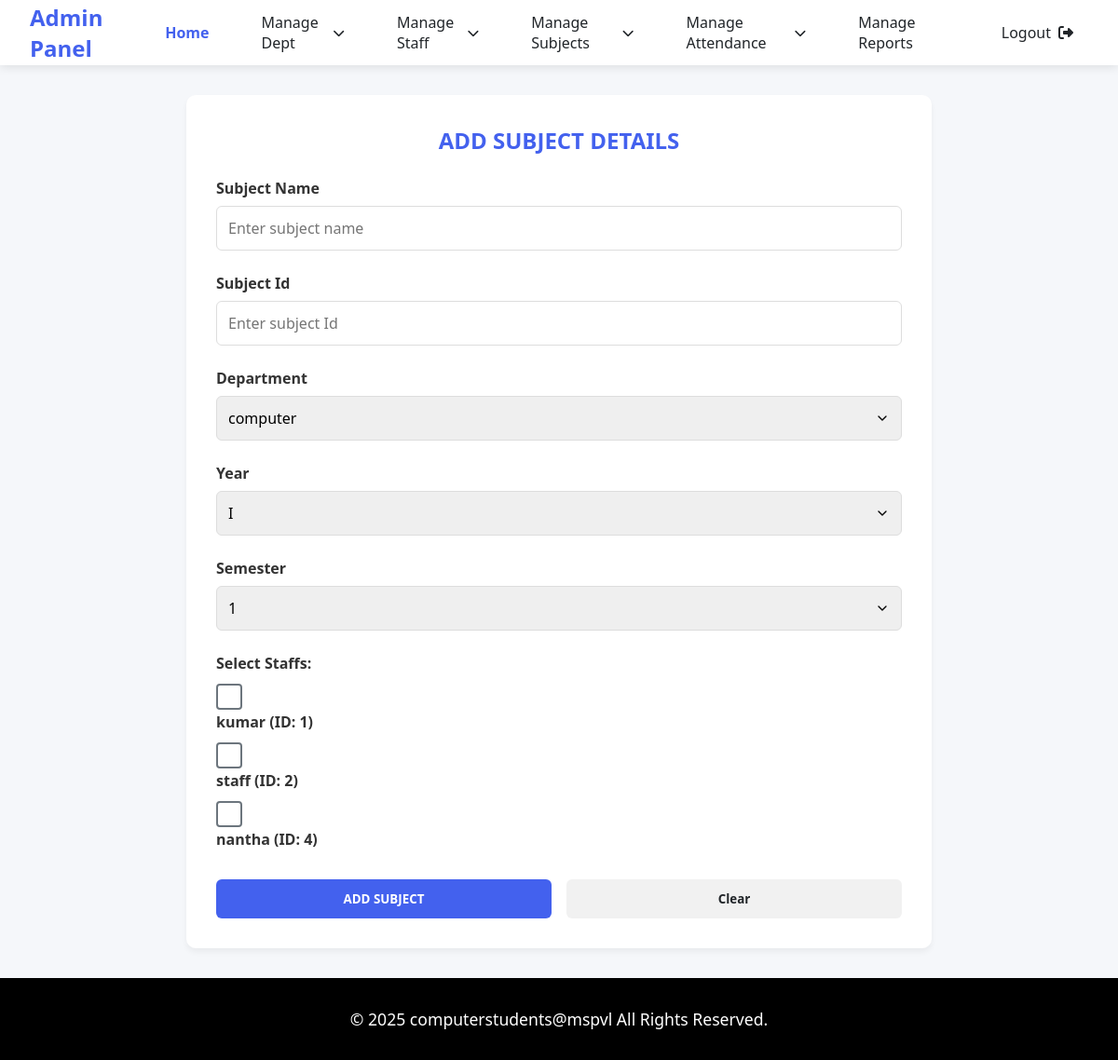
/insert_sub, run on the app's committed database.
### tables this page shows
CREATE TABLE "users_tb" (
	"userid"	INTEGER NOT NULL UNIQUE,
	"username"	TEXT NOT NULL,
	"dept"	TEXT NOT NULL,
	"pass"	TEXT NOT NULL,
	PRIMARY KEY("userid")
);

### app.py (the view)
@app.route("/insert_sub", methods=["POST","GET"])
def insert_sub():
    con = sqlite3.connect("spm_db.db")
    cur = con.cursor()
    if request.method == "POST":
        subjectid = request.form.get('subid')
        subjectname = request.form.get('subname')
        dept = request.form.get('dept')
        year = request.form.get('year')
        semester = request.form.get('sem')
        selected_staffsid = request.form.getlist('staffsid')
        if not subjectid or not subjectname or not dept or not year or not semester or not selected_staffsid :
            flash("All subject values are required", "danger")
            return redirect(url_for('insert_sub'))
        try:
            cur.execute("""
                INSERT INTO subjects_tb (subjectid, subjectname, dept, year, sem, staffsid)
                VALUES (?, ?, ?, ?, ?, ?)
            """, (subjectid, subjectname, dept, year, semester, ",".join(selected_staffsid)))
            con.commit()
            flash("Subject Added Successfully..!!", "success")
        except sqlite3.IntegrityError:
            flash("Subject Name or Id already exists!", "danger")
        except Exception as e:
            flash(f"Error in Insertion: {str(e)}", "danger")
        finally:
            con.close()
            return redirect(url_for('insert_sub'))
    else:
        cur.execute('SELECT deptname FROM dept_tb')
        departments = [row[0] for row in cur.fetchall()]
        cur.execute('SELECT userid, username FROM users_tb')
        staff_list = cur.fetchall()
        con.close()
        return render_template("admin/subject_entry_form.html", departments=departments,staff_list=staff_list)

### templates/admin/subject_entry_form.html (shortened to what this page needs)
<!DOCTYPE html>
<html lang="en">
<head>
    <link rel="stylesheet" href="https://cdnjs.cloudflare.com/ajax/libs/font-awesome/6.4.0/css/all.min.css">
    <link rel="stylesheet" href="static/css/style.css">
</head>
<body>
    <nav class="navbar">
        <a href="#" class="navbar-brand">Admin Panel</a>
        <div class="nav-menu">
            <a href="{{url_for('admin_dashboard')}}" class="nav-item active">Home</a>
            <div class="dropdown">
                <a href="#" class="nav-item dropdown-toggle">Manage Dept</a>
            </div>
            <div class="dropdown">
                <a href="#" class="nav-item dropdown-toggle">Manage Staff</a>
            </div>
            <div class="dropdown">
                <a href="#" class="nav-item dropdown-toggle">Manage Subjects</a>
            </div>
            <div class="dropdown">
                <a href="#" class="nav-item dropdown-toggle">Manage Attendance</a>
            </div>
            <a href="report_generate_form.html" class="nav-item">Manage Reports</a>
            <a href="{{url_for('login')}}"class="nav-item" id="logout-link">
                <span>Logout</span>
                <i class="fas fa-sign-out-alt"></i>
            </a>
        </div>
    </nav>
    <div class="main-content">
        <form action="/insert_sub" method="POST" class="form-container">
            <div class="label">ADD SUBJECT DETAILS</div>
            <div class="input-group">
                <label for="subject-name">Subject Name</label>
                <input type="text" id="subject-name" placeholder="Enter subject name" name="subname" required>
            </div>
            <div class="input-group">
                <label for="subject-id">Subject Id</label>
                <input type="number" id="subject-id" placeholder="Enter subject Id" name="subid" required>
            </div>
            <div class="input-group">
                <label for="dept">Department</label>
                <select id="dept" name="dept">
                    {% for department in departments %}
                        <option>{{ department }}</option>
                    {% endfor %}
                </select>
            </div>
            <div class="input-group">
                <label for="year">Year</label>
                <select id="year" name="year">
                    <option>I</option>
                </select>
            </div>
            <div class="input-group">
                <label for="sem">Semester</label>
                <select id="sem" name="sem">
                    <option>1</option>
                </select>
            </div>
            <div class="input-group">
                <label>Select Staffs:</label>
                <div class="staff-checkboxes">
                    {% for staff in staff_list %}
                    <div class="staff-option">
                        <input type="checkbox" id="staff_{{ staff[0] }}" name="staffsid" value="{{ staff[0] }}">
                        <label for="staff_{{ staff[0] }}">{{ staff[1] }} (ID: {{ staff[0] }})</label>
                    </div>
                    {% endfor %}
                </div>
            </div>
            <div class="button-group">
                <button type="submit" class="submit-btn">ADD SUBJECT</button>
                <button type="reset" class="clear-btn">Clear</button>
            </div>
        </form>
    </div>
    <footer class="footer">
        <p class="copyright">© 2025 computerstudents@mspvl All Rights Reserved.</p>
    </footer>
</body>
</html>

### static/css/style.css (style rules this page uses)
:root { --primary: #4361ee; --primary-dark: #3a0ca3; --secondary: #4cc9f0; --light: #f8f9fa; --dark: #212529; --success: #38b000; --warning: #ff9e00; }
* { margin: 0; padding: 0; box-sizing: border-box; font-family: 'Segoe UI', Tahoma, Geneva, Verdana, sans-serif; }
body { background-color: #f5f7fa; display: flex; flex-direction: column; min-height: 100vh; }
.navbar { background: white; box-shadow: 0 2px 10px rgba(0,0,0,0.1); padding: 0 2rem; height: 70px; display: flex; justify-content: space-between; align-items: center; position: fixed; width: 100%; top: 0; z-index: 1000; }
.navbar-brand { font-size: 1.5rem; font-weight: 700; color: var(--primary); text-decoration: none; }
.nav-menu { display: flex; gap: 1.5rem; height: 100%; }
.nav-item { display: flex; align-items: center; padding: 0 1rem; color: var(--dark); text-decoration: none; font-weight: 500; height: 100%; transition: all 0.3s; position: relative; }
.nav-item.active { color: var(--primary); font-weight: 600; }
.dropdown { position: relative; height: 100%; }
.dropdown-toggle::after { content: '\f078'; font-family: 'Font Awesome 6 Free'; font-weight: 900; margin-left: 8px; font-size: 0.8rem; }
#logout-link i { margin-left: 0.5rem; }
.main-content { margin-top: 70px; padding: 2rem; flex: 1; }
.footer { background: black; color: white; padding: 2rem; text-align: center; margin-top: auto; font-size: 1.1rem; }
.copyright { font-weight: 500; }
.form-container { background: white; border-radius: 10px; padding: 2rem; box-shadow: 0 4px 6px rgba(0,0,0,0.05); max-width: 800px; margin: 0 auto; }
.label { font-size: 1.5rem; font-weight: 600; color: var(--primary); margin-bottom: 1.5rem; text-align: center; }
.input-group { margin-bottom: 1.5rem; }
.input-group label { display: block; margin-bottom: 0.5rem; font-weight: 500; color: var(--dark); }
.input-group input, .input-group select { width: 100%; padding: 0.75rem; border: 1px solid #ddd; border-radius: 6px; font-size: 1rem; }
.input-group select { appearance: none; background-repeat: no-repeat; background-position: right 0.75rem center; background-size: 1rem; }
.button-group { display: flex; gap: 1rem; margin-top: 2rem; }
.submit-btn, .clear-btn { flex: 1; padding: 0.75rem; border: none; border-radius: 6px; font-weight: 600; cursor: pointer; transition: all 0.3s; }
.submit-btn { background-color: var(--primary); color: white; }
.clear-btn { background-color: #f1f1f1; color: var(--dark); }
.input-group { margin-bottom: 1.5rem; font-family: 'Segoe UI', Tahoma, Geneva, Verdana, sans-serif; }
.input-group label { display: block; margin-bottom: 0.5rem; font-weight: 600; color: #333; }
.input-group input[type="checkbox"] { appearance: none; -webkit-appearance: none; width: 18px; height: 18px; border: 2px solid #6c757d; border-radius: 4px; margin-right: 10px; position: relative; top: 3px; cursor: pointer; transition: all 0.2s ease; }
.input-group input[type="checkbox"] + label { cursor: pointer; user-select: none; }

### data on the page
users_tb: username "kumar", userid "1"
users_tb: username "staff", userid "2"
users_tb: username "nantha", userid "4"

### other printed values
form field dept "computer"
